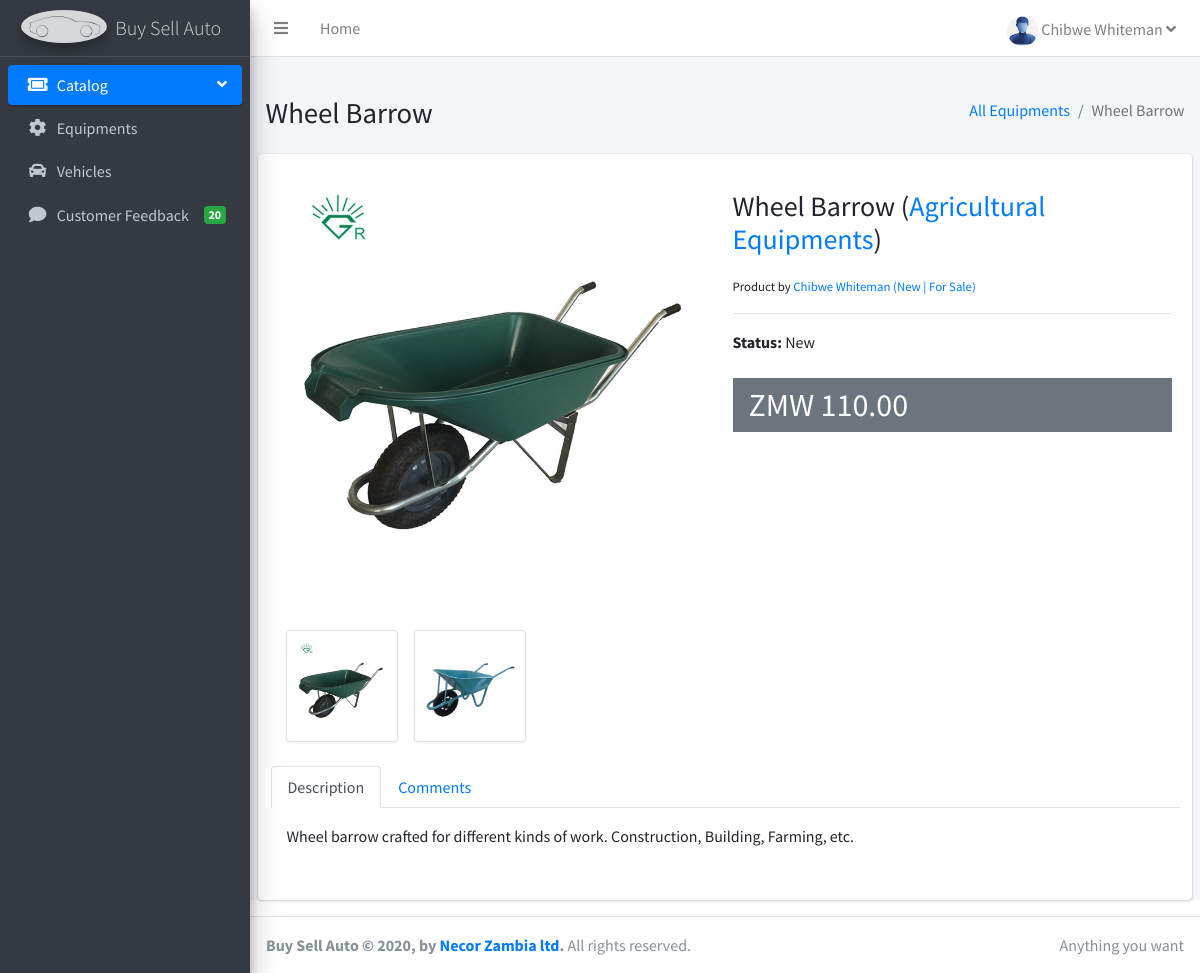
The app's page /agent/equipment/1/ (signed in) with its own data.
### store/models.py (models this page shows, shortened)
class User(AbstractUser):
    is_agent = models.BooleanField(default=False)
    is_employee = models.BooleanField(default=False)
    portfolio_site = models.URLField(blank=True)
    phone = models.CharField(max_length=60, blank=True, null=True)
    country = models.CharField('Country', max_length=60, blank=True, null=True)
    city = models.CharField('City', max_length=60, blank=True, null=True)
    postal_code = models.CharField('Postal Code', max_length=60, blank=True, null=True)
    address = models.CharField(max_length=60, blank=True, null=True)
    picture = models.ImageField(upload_to="users/pictures/%Y/%m/%d'", blank=True, null=True)
    email = models.EmailField(blank=True, null=True)
    username_validator = ASCIIUsernameValidator()
    def get_full_name(self):
        full_name = self.username
        if self.first_name and self.last_name:
            full_name = self.first_name + " " + self.last_name
        return full_name
    def __str__(self):
        return self.get_full_name()

### businessdirectory/models.py (models this page shows, shortened)
class Equipment(models.Model):
    is_equipment_model = models.BooleanField(default=True, editable=False)
    user = models.ForeignKey(User, verbose_name='Agent Name', null=True, default='', on_delete=models.CASCADE)
    equipment_type = models.ForeignKey(EquipmentType, on_delete=models.CASCADE)
    equipment_name = models.CharField(max_length=200,)
    slug = models.SlugField(unique=True, default='')
    equipment_brand = models.CharField(max_length=200, default='')
    equipment_stock = models.IntegerField(null=True, blank=True, default=1)
    equipment_sold = models.IntegerField(null=True, blank=True, default=0)
    equipment_price = models.DecimalField(decimal_places=2, max_digits=100, default=0.00)
    equipment_listing_type = models.CharField(max_length=200, verbose_name='Listing Type', default='', choices=EQUIPMENT_LISTING_TYPE)
    equipment_status = models.CharField(max_length=200, verbose_name='Equipment Status', default='', choices=EQUIPMENT_STATUS)
    equipment_description = HTMLField()
    active = models.BooleanField(default=True)

class EquipmentImage(models.Model):
    equipment = models.ForeignKey(Equipment, on_delete=models.CASCADE)
    image = models.ImageField(upload_to='equipments/images/%Y/%m/%d', null=True)
    active = models.BooleanField(default=True)
    updated_at = models.DateTimeField(auto_now=True)
    def image_tag(self):
        if self.image:
            return mark_safe('<img src="%s" style="width: 50px; height: 50px;"/>' % self.image.url)
        else:
            return 'No image found!'
    image_tag.short_description = 'Image'

class EquipmentType(models.Model):
    equipment_type = models.CharField('Equipment Type', max_length=200)
    slug = models.SlugField(unique=True, default='', db_index=True)
    def __str__(self):
        return self.equipment_type

### agents/views.py (the view)
# urls.py: path('agent/equipment/<int:pk>/', views.agent_equipment_detail, name='agent_equipment_detail'),
@agent_required
def agent_equipment_detail(request, pk):
    equipment_details = Equipment.objects.get(user=request.user, id=pk)
    return render(request, 'agents/agent_equipment_detail.html',
                  {
                      'equipment_details': equipment_details,
                  })

### store/templates/agents/agent_equipment_detail.html (shortened to what this page needs)
{% extends 'agents/base.html' %}
{% load static %}
{% block content %}
    <br>
        <section class="content-header">
        <div class="container-fluid">
            <div class="row mb-2">
                <div class="col-sm-6">
                    <h1>{{ equipment_details.equipment_name | capfirst }}</h1>
                </div>
                <div class="col-sm-6">
                    <ol class="breadcrumb float-sm-right">
                        <li class="breadcrumb-item"><a href="{% url 'agent_equipments' %}">All Equipments</a></li>
                        <li class="breadcrumb-item active">{{ equipment_details.equipment_name |capfirst }}</li>
                    </ol>
                </div>
            </div>
        </div>
    </section>
    <section class="content">
        <div class="card card-solid">
            <div class="card-body">
                <div class="row">
                    <div class="col-12 col-sm-6">
                        <div class="col-12">
                            {% for img in equipment_details.equipmentimage_set.all|slice:":1" %}
                                <img src="{{ img.image.url }}" class="product-image" alt="Product Image">
                            {% endfor %}
                        </div>
                        <div class="col-12 product-image-thumbs">
                            {% for img in equipment_details.equipmentimage_set.all %}
                                <div class="product-image-thumb"><img src="{{ img.image.url }}" alt="Product Image">
                                </div>
                            {% endfor %}
                        </div>
                    </div>
                    <div class="col-12 col-sm-6">
                        <h3 class="my-3">{{ equipment_details.equipment_name }} (<a
                                href="">{{ equipment_details.equipment_type }}</a>)</h3>
                        <p>
                            <small>Product by <a href="javascript:void(0);">
                                {% if equipment_details.user.agent.company_name is "N/A" %}
                                    {{ equipment_details.user.agent.company_name }}
                                    ({{ equipment_details.equipment_status }} |
                                    {{ equipment_details.equipment_listing_type }})
                                {% else %}
                                    {{ equipment_details.user.get_full_name }}
                                    ({{ equipment_details.equipment_status }} |
                                    {{ equipment_details.equipment_listing_type }})
                                {% endif %}
                            </a></small>
                        </p>
                        <hr>
                        <p><b>Status:</b> {{ equipment_details.equipment_status }}</p>
                        <div class="bg-gray py-2 px-3 mt-4">
                            <h2 class="mb-0">
                                ZMW {{ equipment_details.equipment_price }}
                            </h2>
                        </div>
                    </div>
                </div>
                <div class="row mt-4">
                    <nav class="w-100">
                        <div class="nav nav-tabs" id="product-tab" role="tablist">
                            <a class="nav-item nav-link active" id="product-desc-tab" data-toggle="tab"
                               href="#product-desc" role="tab" aria-controls="product-desc" aria-selected="true">Description</a>
                            <a class="nav-item nav-link" id="product-comments-tab" data-toggle="tab"
                               href="#product-comments" role="tab" aria-controls="product-comments"
                               aria-selected="false">Comments</a>
                        </div>
                    </nav>
                    <div class="tab-content p-3" id="nav-tabContent">
                        <div class="tab-pane fade show active" id="product-desc" role="tabpanel"
                             aria-labelledby="product-desc-tab">
                            {{ equipment_details.equipment_description | safe }}
                        </div>
                    </div>
                </div>
            </div>
        </div>
    </section>
{% endblock %}

### store/templates/agents/base.html (shortened to what this page needs)
{% load staticfiles %}
<!DOCTYPE html>
<html lang="en">
<head>
    <link rel="stylesheet" href="{% static 'agents/plugins/fontawesome-free/css/all.min.css' %}">
    <link rel="stylesheet" href="{% static 'agents/plugins/overlayScrollbars/css/OverlayScrollbars.min.css' %}">
    <link rel="stylesheet" href="{% static 'agents/dist/css/adminlte.min.css' %}">
</head>
<body class="hold-transition sidebar-mini">
<div class="wrapper">
    <nav class="main-header navbar navbar-expand navbar-white navbar-light">
        <ul class="navbar-nav">
            <li class="nav-item">
                <a class="nav-link" data-widget="pushmenu" href="#" role="button"><i class="fas fa-bars"></i></a>
            </li>
            <li class="nav-item d-none d-sm-inline-block">
                <a href="{% url 'agentdashboard' %}" class="nav-link">Home</a>
            </li>
        </ul>
        <ul class="navbar-nav ml-auto">
            <li class="nav-item dropdown">
                <a class="nav-link" data-toggle="dropdown" href="#">
                    <img src="
                    {% if request.user.picture %}
                        {{ request.user.picture.url }}
                    {% else %}
                        {% static 'agents/dist/img/user-avata.png' %}
                    {% endif %}
                    " class="img-circle img-responsive" style="height: 30px;" alt="User Image">
                    {{ request.user }}
                    <span class="fa fa-angle-down"></span>
                </a>
            </li>
        </ul>
    </nav>
    <aside class="main-sidebar sidebar-dark-primary elevation-4">
        <a href="{% url 'agentdashboard' %}" class="brand-link">
            <img src="{% static 'agents/dist/img/blank-car.jpg' %}" alt="Buysellauto Logo"
                 class="brand-image img-circle elevation-3"
                 style="opacity: .8">
            <span class="brand-text font-weight-light">Buy Sell Auto</span>
        </a>
        <div class="sidebar">
            <nav class="mt-2">
                <ul class="nav nav-pills nav-sidebar flex-column" data-widget="treeview" role="menu"
                    data-accordion="false">
                    <li class="nav-item has-treeview menu-open">
                        <a href="#" class="nav-link active">
                            <i class="nav-icon fas fa-ticket-alt"></i>
                            <p>
                                Catalog
                                <i class="right fas fa-angle-left"></i>
                            </p>
                        </a>
                        <ul class="nav nav-treeview">
                            <li class="nav-item">
                                <a href="{% url 'agent_equipments' %}" class="nav-link">
                                    <i class="fa fa-cog nav-icon"></i>
                                    <p>Equipments</p>
                                </a>
                            </li>
                            <li class="nav-item">
                                <a href="{% url 'agent_vehicles' %}" class="nav-link">
                                    <i class="fa fa-car nav-icon"></i>
                                    <p>Vehicles</p>
                                </a>
                            </li>
                        </ul>
                    </li>
                    <li class="nav-item">
                        <a href="#" class="nav-link">
                            <i class="nav-icon fa fa-comment"></i>
                            <p>
                                Customer Feedback
                                <span class="right badge badge-success">20</span>
                            </p>
                        </a>
                    </li>
                </ul>
            </nav>
        </div>
    </aside>
    <div class="content-wrapper">
        {% block content %}
        {% endblock %}
    </div>
    {% block footer %}
        <footer class="main-footer">
            <div class="float-right d-none d-sm-inline">
                Anything you want
            </div>
            <strong>Buy Sell Auto &copy; {% now 'Y' %}, by <a href="https://necor.co.zm">Necor Zambia ltd</a>.</strong>
            All rights
            reserved.
        </footer>
    {% endblock %}
</div>
</body>
</html>

### records on screen
User: user "Chibwe Whiteman"
Equipment: equipment_name "Wheel Barrow", equipment_type "Agricultural Equipments", user.get_full_name "Chibwe Whiteman", equipment_status "New", equipment_listing_type "For Sale", equipment_price "110.00", equipment_description "Wheel barrow crafted for different kinds of work. Construction, Building, Farming, etc."
EquipmentImage: image (picture)
EquipmentImage: image (picture)
